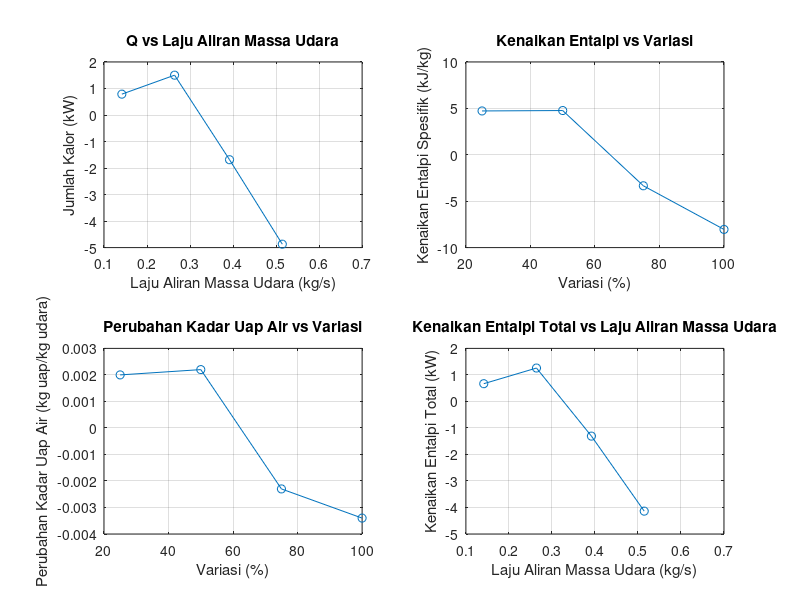

Reproduce this figure in MATLAB.
% Modul 6 - Humidifikasi

% variabel
% format = [25% 50% 75% 100%]
h2 =[85.383 85.339 85.387 90.107];
h3 =[90.107 90.107 82.048 82.065];
w2 =[0.0206 0.0202 0.0208 0.0226]; % kandungan uap air pada udara masuk (kg uap/kg udara kering)
w3 =[0.0226 0.0224 0.0185 0.0192]; % kandungan uap air pada udara keluar (kg uap/kg udara kering)
V = [2.71 5 7.43 9.8]; % m/s
delta_H = [0.018 0.045 0.101 0.159];
TDB2 = [32 32.3 32.3 32]; % suhu udara masuk (C)
TDB3 = [32.3 33 33 32.6]; % suhu udara keluar (C)
TWB2 = [27 28.3 27 28]; % suhu bola basah udara masuk (C)
TWB3 = [28 27.3 26.3 26.3]; % suhu bola basah udara keluar (C)

A = 0.045; % luas penampang (m2)
tetha = 15; % sudut
P1 = 101325; % tekanan udara (Pa)
rho_minyak = 1040.95; % (kg/m3)
g = 9.81; % (m/s2)

% Penurunan tekanan
delta_P = rho_minyak * g .* delta_H .* sind(tetha);

% Kenaikan entalphi udara spesifik
% delta_h = abs(h3 - h2);
delta_h = h3 - h2;

% Perubahan kadar uap air udara spesifik
% delta_w = abs(w3 - w2);
delta_w = w3 - w2;

% Laju aliran massa udara
rho_udara = 1.15; % (kg/m3)
rho = ((P1 - delta_P) / P1) .* (TDB3 ./ TDB2) .* rho_udara; % (kg/m3)
m_dot_udara = rho .* V .* A; % (kg/s)

% Kenaikan entalpi udara tetap
delta_H = m_dot_udara .* delta_h;

% Penambahan kadar uap air total
delta_W = m_dot_udara .* delta_w;

% Jumlah kalor tetap yang diserap udara
hw = 419.17; % @100C (kJ/kg)
Q = m_dot_udara .* delta_h + delta_W .* hw; % (kW)

% fprint hasil
k = [25 50 75 100];
% Header
fprintf('=======================================================================================================\n');
fprintf('Variasi(%%) \t delta_P \t delta_h \t delta_w \t rho \t\t m_dot_a \t delta_H \t delta_W \t Q\n');
fprintf('=======================================================================================================\n');

% Loop ini bekerja sama baiknya untuk vektor baris maupun kolom
for i = 1:length(k)
    fprintf('%-3d \t\t %-7.3f \t %-7.3f \t %-7.4f \t %-7.3f \t %-7.3f \t %-7.3f \t %-7.4f \t %-7.3f\n', ...
            k(i), delta_P(i), delta_h(i), delta_w(i), rho(i), m_dot_udara(i), delta_H(i), delta_W(i), Q(i));
end
fprintf('=======================================================================================================\n');

% Plotting Hasil
figure;

% Plot 1: (m_dot_udara, Q)
subplot(2, 2, 1);
plot(m_dot_udara, Q, 'o-');
title('Q vs Laju Aliran Massa Udara');
xlabel('Laju Aliran Massa Udara (kg/s)');
ylabel('Jumlah Kalor (kW)');
grid on;

% Plot 2: (k, delta_h)
subplot(2, 2, 2);
plot(k, delta_h, 'o-');
title('Kenaikan Entalpi vs Variasi');
xlabel('Variasi (%)');
ylabel('Kenaikan Entalpi Spesifik (kJ/kg)');
grid on;

% Plot 3: (k, delta_w)
subplot(2, 2, 3);
plot(k, delta_w, 'o-');
title('Perubahan Kadar Uap Air vs Variasi');
xlabel('Variasi (%)');
ylabel('Perubahan Kadar Uap Air (kg uap/kg udara)');
grid on;

% Plot 4: (m_dot_udara, delta_H)
subplot(2, 2, 4);
plot(m_dot_udara, delta_H, 'o-');
title('Kenaikan Entalpi Total vs Laju Aliran Massa Udara');
xlabel('Laju Aliran Massa Udara (kg/s)');
ylabel('Kenaikan Entalpi Total (kW)');
grid on;

% Memberikan judul keseluruhan untuk semua subplot
% sgtitle('Grafik Hasil Eksperimen Humidifikasi');